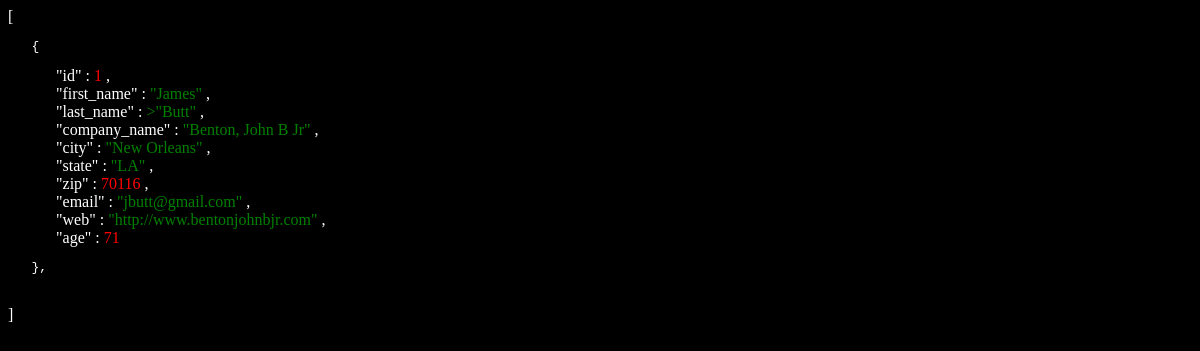
Before: /api/users/1/ with the older database file.
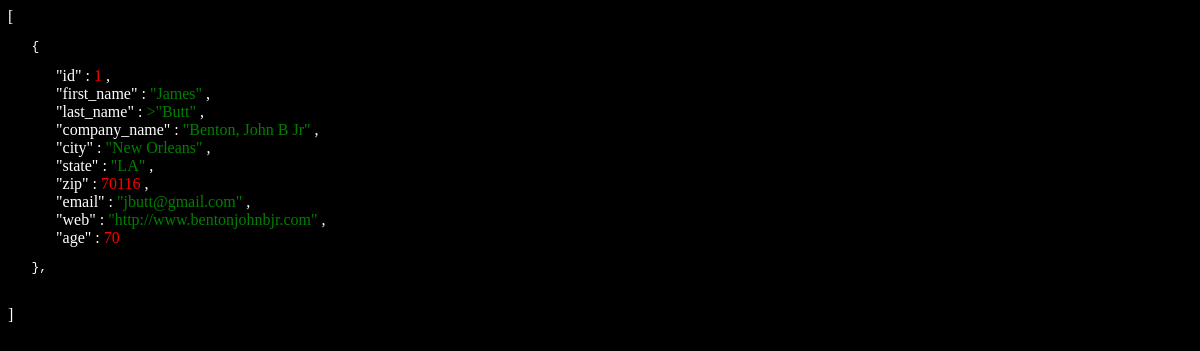
After: the same page with the newer database file.
### users/models.py (models this page shows, shortened)
class Member(models.Model):
    first_name = models.CharField(max_length=200)
    last_name = models.CharField(max_length=200)
    company_name = models.CharField(max_length=200)
    city = models.CharField(max_length=200)
    state = models.CharField(max_length=200)
    zip = models.IntegerField()
    email = models.EmailField(max_length=200)#changes
    web = models.CharField(max_length=200)
    age = models.IntegerField()

### users/views.py (the view)
# urls.py: path('users/<int:pk>/', MemberDetail.as_view(), name='detail'),
class MemberDetail(DetailView):
    model = Member
    template_name = 'users/detail.html'
    def get_context_data(self, **kwargs):
        context = super().get_context_data(**kwargs)
        return context

### users/templates/users/detail.html (shortened to what this page needs)
<body style="background-color:black;">
    <txt style="color:white;">[<br></txt>
    <txt style="color:white;"><pre>   {</pre>  "id" : </txt> <txt style="color:red;">{{member.id}}</txt>
    <txt style="color:white;">,<br>"first_name" : </txt><txt style="color:green;">"{{member.first_name}}"</txt>
    <txt style="color:white;"> ,<br>"last_name" : </txt><txt style="color:green;">>"{{member.last_name}}"</txt>
    <txt style="color:white;">,<br>"company_name" : </txt><txt style="color:green;">"{{member.company_name}}"</txt>
    <txt style="color:white;">,<br>"city" : </txt><txt style="color:green;">"{{member.city}}"</txt>
    <txt style="color:white;">,<br> "state" : </txt><txt style="color:green;">"{{member.state}}"</txt>
    <txt style="color:white;">,<br> "zip" : </txt><txt style="color:red;">{{member.zip}}</txt>
    <txt style="color:white;">,<br>"email" : </txt><txt style="color:green;">"{{member.email}}"</txt>
    <txt style="color:white;">,<br>"web" : </txt><txt style="color:green;">"{{member.web}}"</txt>
    <txt style="color:white;">,<br>"age" : </txt><txt style="color: red;">{{member.age}}<br></txt>
    <txt style="color:white;"><pre>   },</pre><br></txt>
    <txt style="color:white;"> ]</txt>
    </body>

Changed rows visible on the page:
changed Member "James": age "71" → "70"
